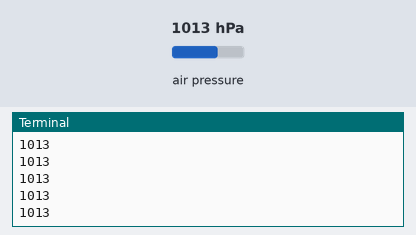
A program run on a simulated Raspberry Pi (BCM pin numbers). On the bench: the last lines printed to the terminal. The test bench sets the inputs (shaded band); at power-on: air pressure 1013 hPa.

Above: at 1.2 s.
1.3 s: air pressure set to 952 hPa
At 1.8 s:
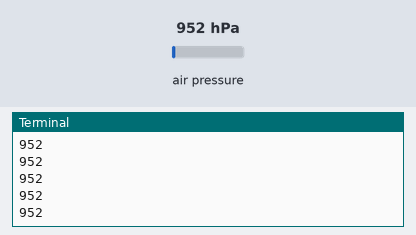
2.8 s: air pressure set to 975 hPa
At 3.3 s:
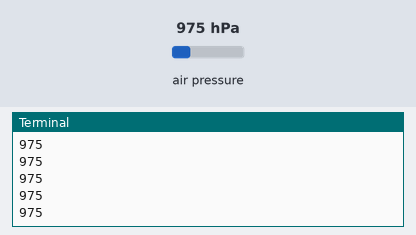
Timing chart, 0 to 4.4 s (numbered marks = the images above; inputs shaded):
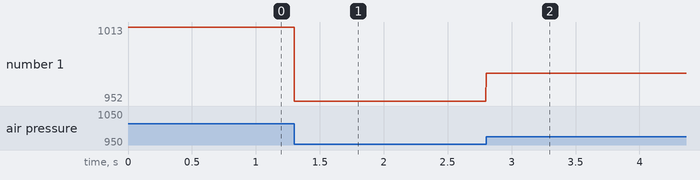

The program:

tubePressureSens.py
```python
import time
import board
import busio
import adafruit_mprls

i2c = busio.I2C(board.SCL, board.SDA)

# Simplest use, connect to default over I2C
mpr = adafruit_mprls.MPRLS(i2c, psi_min=0, psi_max=25)

# You can also specify both reset and eoc pins
"""
import digitalio
reset = digitalio.DigitalInOut(board.D5)
eoc = digitalio.DigitalInOut(board.D6)
mpr = adafruit_mprls.MPRLS(i2c, eoc_pin=eoc, reset_pin=reset,
                           psi_min=0, psi_max=25)
"""
def Pressure():
    return(round(mpr.pressure))

if __name__ == "__main__":
    while True:
        print((round(mpr.pressure)))
    time.sleep(3)
```

Measured:
- after the input at 1.3 s, the terminal: prints a new line at once (image 1)
- after the input at 2.8 s, the terminal: prints a new line at once (image 2)
- plotted number 1: 1013 → 952 after the input at 1.3 s, 952 → 975 after the input at 2.8 s
